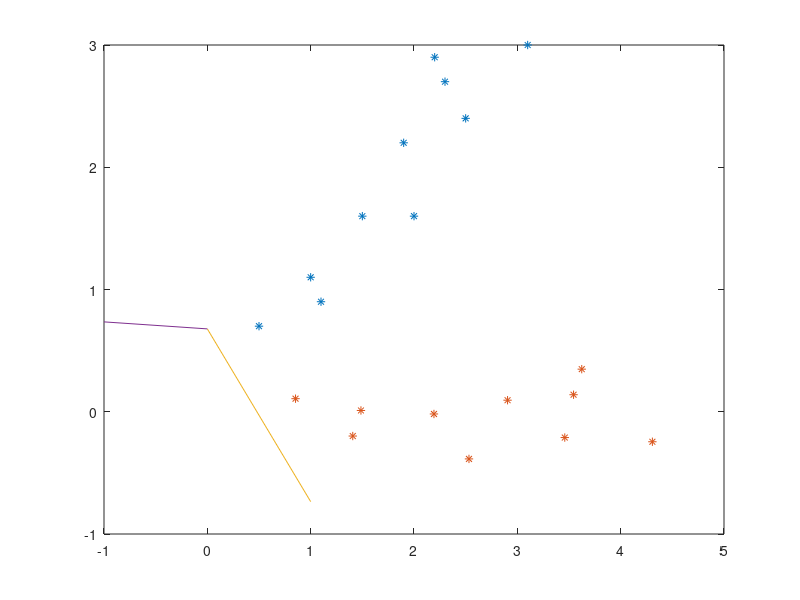

Source code (MATLAB):
X=[2.5 0.5 2.2 1.9 3.1 2.3 2 1 1.5 1.1; 2.4 0.7 2.9 2.2 3 2.7 1.6 1.1 1.6 0.9];

J = 2;

covX = cov(X');
[V, D] = eigs(covX,J);
Z = V'*X;

clf;
plot(X(1, :), (X(2, :)), '*');
hold on;
plot(Z(1, :), (Z(2, :)), '*');
hold on;
plot([0,1],V(1,:))
hold on;
plot([-1,0],[V(2,1), V(1,1)])
